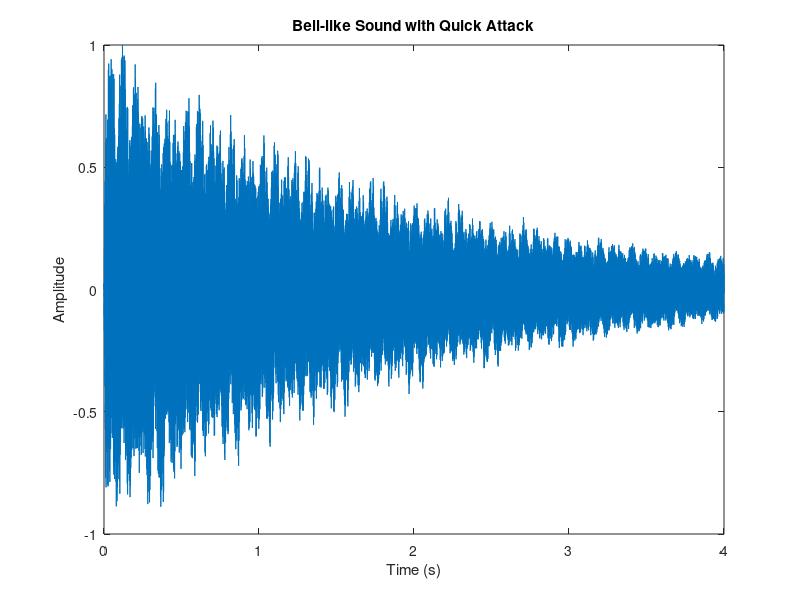
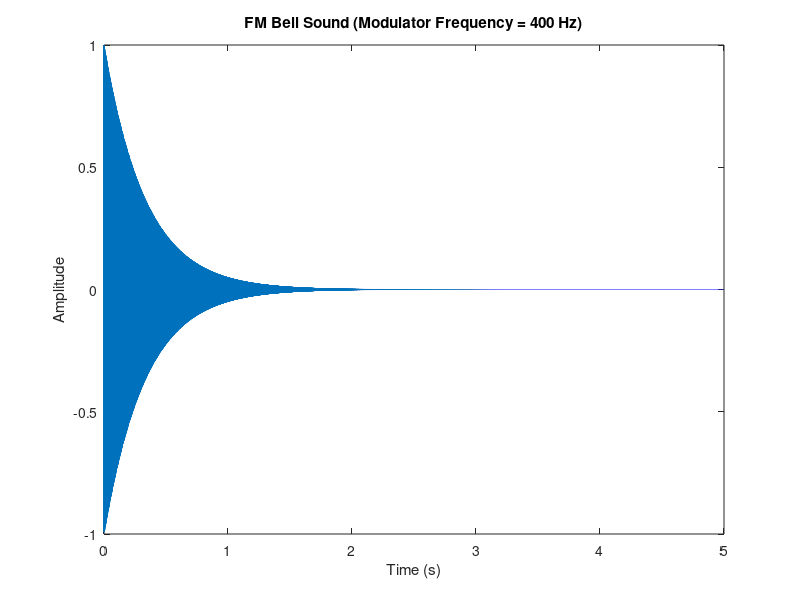
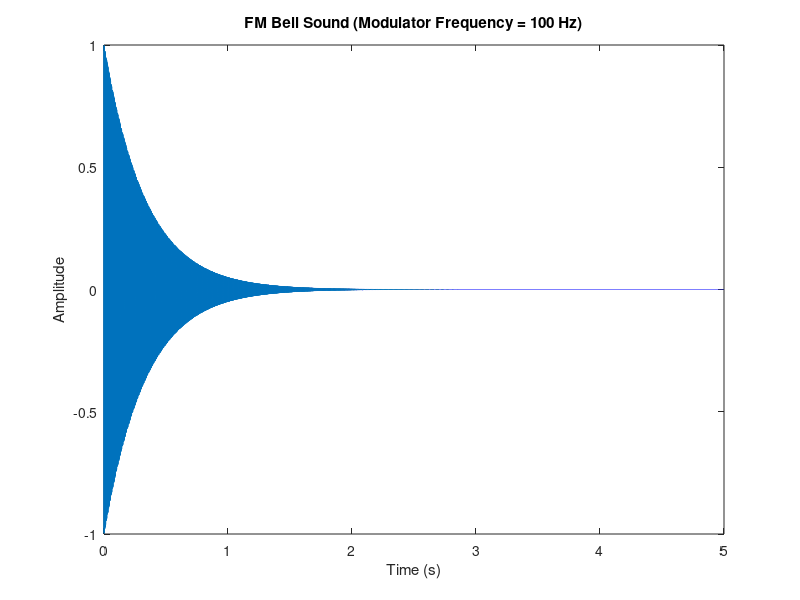
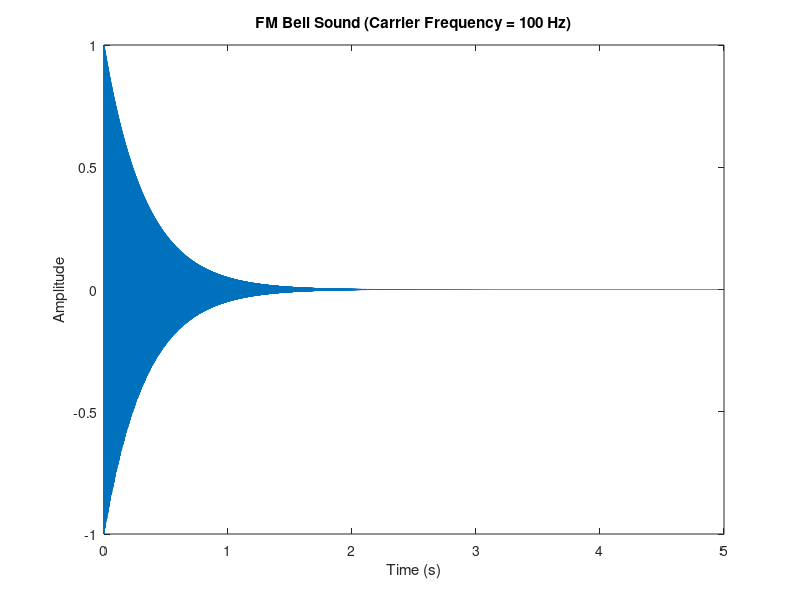

Write the MATLAB code that produced these figures, in order.
%% Creating a Bell with Harmonics
% Parameters
sample_rate = 44100; 
duration = 4.0;  
fundamental_freq = 440.0; 
decay_rate = 0.5;     
attack_duration = 0.01; 

t = 0:1/sample_rate:duration-1/sample_rate;

% Harmonics: Create harmonics (fundamental to 7th)
harmonics = [];
for k = 1:7  
    detune_factor = 1 + 0.01 * k * randn;  
    amplitude = 1 / k;  
    harmonics = [harmonics; amplitude * sin(2 * pi * fundamental_freq * k * t * detune_factor)];
end

% Combine harmonics into the sound wave
sound_wave = sum(harmonics, 1);

% Sharp attack envelope for big strike
attack_samples = round(attack_duration * sample_rate);
attack_envelope = [linspace(0, 1, attack_samples), ones(1, length(t) - attack_samples)];

% Apply decay envelope (exponential decay)
decay_envelope = exp(-decay_rate * t);  

% Combine attack and decay envelopes
sound_wave = sound_wave .* attack_envelope .* decay_envelope; 

% Normalize
sound_wave = sound_wave / max(abs(sound_wave)); 

% Save the sound
audiowrite('big_strike_bell_like_sound.wav', sound_wave, sample_rate);

% Plot waveform
figure;
plot(t, sound_wave);
title('Bell-like Sound with Quick Attack');
xlabel('Time (s)');
ylabel('Amplitude');

%% Creating Bell using FM synthesis
% FM synthesis parameters
Fs = 44100;             
duration = 5;         
t = linspace(0, duration, Fs * duration);  

% Original FM Bell Sound
carrier_freq = 440;      
modulator_freq = 400;   
modulation_index = 5;    

bell_sound = cos(2 * pi * carrier_freq * t + ...
                 modulation_index * sin(2 * pi * modulator_freq * t));

decay_rate = 3;  
amplitude_envelope = exp(-decay_rate * t);
bell_sound = bell_sound .* amplitude_envelope;

% Normalize
bell_sound = bell_sound / max(abs(bell_sound));

audiowrite('bell_sound_fm_original.wav', bell_sound, Fs);

figure;
plot(t, bell_sound);
title('FM Bell Sound (Modulator Frequency = 400 Hz)');
xlabel('Time (s)');
ylabel('Amplitude');

%% Changing Modulation Frequency
modulator_freq = 100;  
bell_sound = cos(2 * pi * carrier_freq * t + ...
                 modulation_index * sin(2 * pi * modulator_freq * t));
bell_sound = bell_sound .* amplitude_envelope;
bell_sound = bell_sound / max(abs(bell_sound));

audiowrite('carrier_bell_sound.wav', bell_sound, Fs);

figure;
plot(t, bell_sound);
title('FM Bell Sound (Modulator Frequency = 100 Hz)');
xlabel('Time (s)');
ylabel('Amplitude');

%% Low Carrier Frequency
carrier_freq = 100;    
modulator_freq = 400;   
bell_sound = cos(2 * pi * carrier_freq * t + ...
                 modulation_index * sin(2 * pi * modulator_freq * t));
bell_sound = bell_sound .* amplitude_envelope;
bell_sound = bell_sound / max(abs(bell_sound));

audiowrite('carrier_bell_sound_low_freq.wav', bell_sound, Fs);

figure;
plot(t, bell_sound);
title('FM Bell Sound (Carrier Frequency = 100 Hz)');
xlabel('Time (s)');
ylabel('Amplitude');

%% High Modulation
carrier_freq = 400;      
modulator_freq = 1000;    
bell_sound = cos(2 * pi * carrier_freq * t + ...
                 modulation_index * sin(2 * pi * modulator_freq * t));
bell_sound = bell_sound .* amplitude_envelope;
bell_sound = bell_sound / max(abs(bell_sound));

audiowrite('reverse_bell_sound_fm.wav', bell_sound, Fs);

figure;
plot(t, bell_sound);
title('FM Bell Sound (Modulator Frequency = 1000 Hz)');
xlabel('Time (s)');
ylabel('Amplitude');

%% Sideband Filtering effect on Sound
carrier_freq = 500;      
modulator_freq = 400;    
bell_sound = cos(2 * pi * carrier_freq * t + ...
                 modulation_index * sin(2 * pi * modulator_freq * t));
bell_sound = bell_sound .* amplitude_envelope;
bell_sound = bell_sound / max(abs(bell_sound));

fc_low = carrier_freq - 20;  
fc_high = carrier_freq + 20; 

[b, a] = butter(4, [fc_low, fc_high] / (Fs / 2), 'bandpass');
filtered_sound = filter(b, a, bell_sound);
filtered_sound = filtered_sound / max(abs(filtered_sound));

audiowrite('bell_sound_fm_filtered.wav', filtered_sound, Fs);

figure;
plot(t, filtered_sound);
title('Filtered FM Bell Sound (Isolated Carrier Frequency)');
xlabel('Time (s)');
ylabel('Amplitude');
